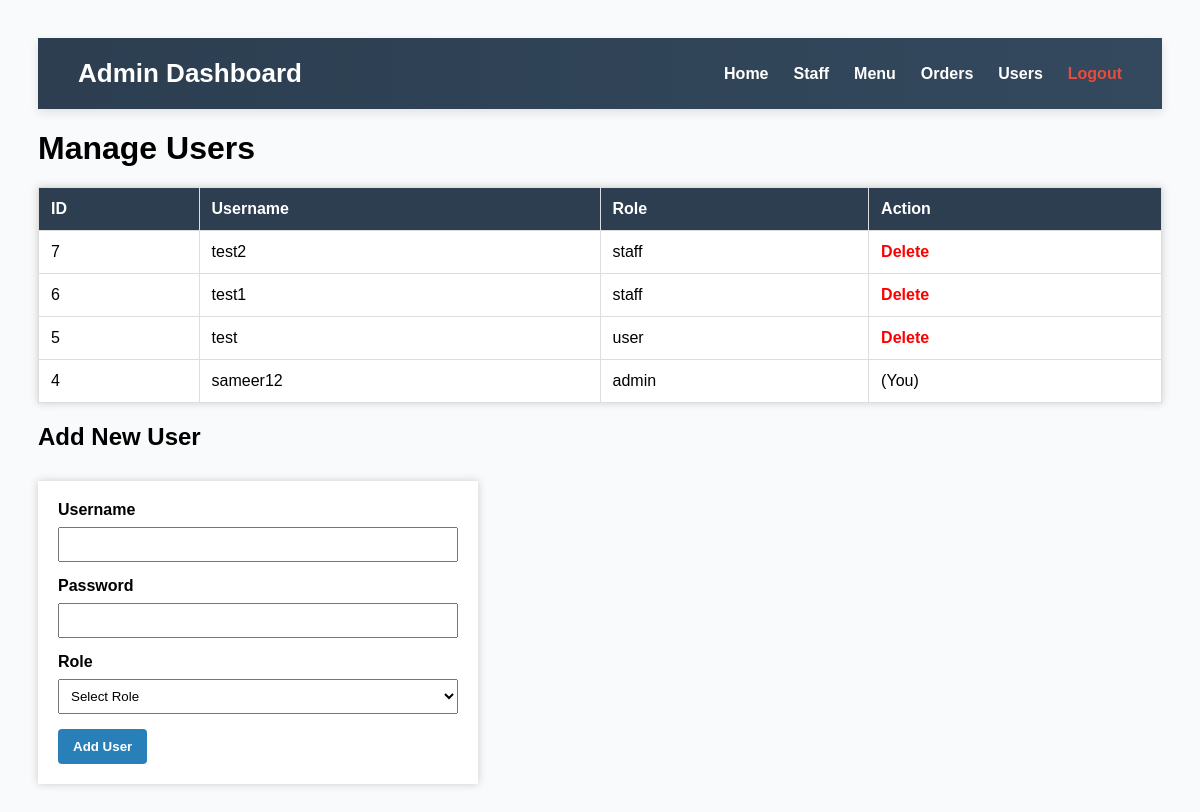
Page /manage_users.php (signed in) on the committed database.
### tables this page shows
CREATE TABLE `users` (
  `id` int(11) NOT NULL,
  `username` varchar(50) NOT NULL,
  `password` varchar(255) NOT NULL,
  `role` enum('admin','staff','user') DEFAULT 'user'
);

### manage_users.php (the view, shortened to what this page needs)
<?php
include 'db_connect.php';
$stmt = $conn->query("SELECT id, username, role FROM users ORDER BY id DESC");
$users = $stmt->fetchAll(PDO::FETCH_ASSOC);
?>
<!DOCTYPE html>
<html lang="en">
<head>
</head>
<body>
<div class="navbar">
    <h1>Admin Dashboard</h1>
    <ul>
        <li> <a href="admin_dashboard.php">Home</a></li>
        <li><a href="manage_staff.php">Staff</a></li>
        <li><a href="manage_menu.php">Menu</a></li>
        <li><a href="view_orders.php">Orders</a></li>
        <li><a href="manage_users.php">Users</a></li>
        <li><a class="logout" href="logout.php">Logout</a></li>
    </ul>
</div>
<h1>Manage Users</h1>
<table>
    <thead>
        <tr>
            <th>ID</th><th>Username</th><th>Role</th><th>Action</th>
        </tr>
    </thead>
    <tbody>
    <?php foreach ($users as $user): ?>
        <tr>
            <td><?= htmlspecialchars($user['id']) ?></td>
            <td><?= htmlspecialchars($user['username']) ?></td>
            <td><?= htmlspecialchars($user['role']) ?></td>
            <td>
                <?php if ($user['id'] !== $_SESSION['user_id']): ?>
                    <a href="manage_users.php?delete=<?= $user['id'] ?>" class="delete" onclick="return confirm('Are you sure you want to delete this user?');">Delete</a>
                <?php else: ?>
                    (You)
                <?php endif; ?>
            </td>
        </tr>
    <?php endforeach; ?>
    </tbody>
</table>
<h2>Add New User</h2>
<form class="add-user" method="POST" action="">
    <label for="username">Username</label>
    <input required type="text" id="username" name="username" />
    <label for="password">Password</label>
    <input required type="password" id="password" name="password" />
    <label for="role">Role</label>
    <select id="role" name="role" required>
        <option value="">Select Role</option>
    </select>
    <button type="submit" name="add_user">Add User</button>
</form>
</body>
</html>

### manage_users.php (style rules this page uses)
body { font-family: Arial, sans-serif; background: #f9fafb; padding: 30px; }
h1 { margin-bottom: 20px; }
table { border-collapse: collapse; width: 100%; background: white; box-shadow: 0 0 8px #ccc; }
th, td { border: 1px solid #ddd; padding: 12px; text-align: left; }
th { background: #2c3e50; color: white; }
a.delete { color: red; text-decoration: none; font-weight: bold; }
form.add-user { margin-top: 30px; background: white; padding: 20px; box-shadow: 0 0 8px #ccc; max-width: 400px; }
form.add-user label { display: block; margin-bottom: 8px; font-weight: bold; }
form.add-user input, form.add-user select { width: 100%; padding: 8px; margin-bottom: 15px; box-sizing: border-box; }
form.add-user button { padding: 10px 15px; background: #2980b9; color: white; border: none; cursor: pointer; font-weight: bold; border-radius: 4px; }
.navbar { background: linear-gradient(to right, #2c3e50, #34495e); padding: 20px 40px; display: flex; justify-content: space-between; align-items: center; color: white; box-shadow: 0 4px 10px rgba(0,0,0,0.1); }
.navbar h1 { margin: 0; font-size: 26px; }
.navbar ul { list-style: none; display: flex; margin: 0; padding: 0; }
.navbar li { margin-left: 25px; }
.navbar a { color: white; text-decoration: none; font-weight: 600; transition: 0.3s; }
.navbar .logout { color: #e74c3c; }

### rows in the picture
users: id "7", username "test2", role "staff"
users: id "6", username "test1", role "staff"
users: id "5", username "test", role "user"
users: id "4", username "sameer12", role "admin", shows "(You)"
